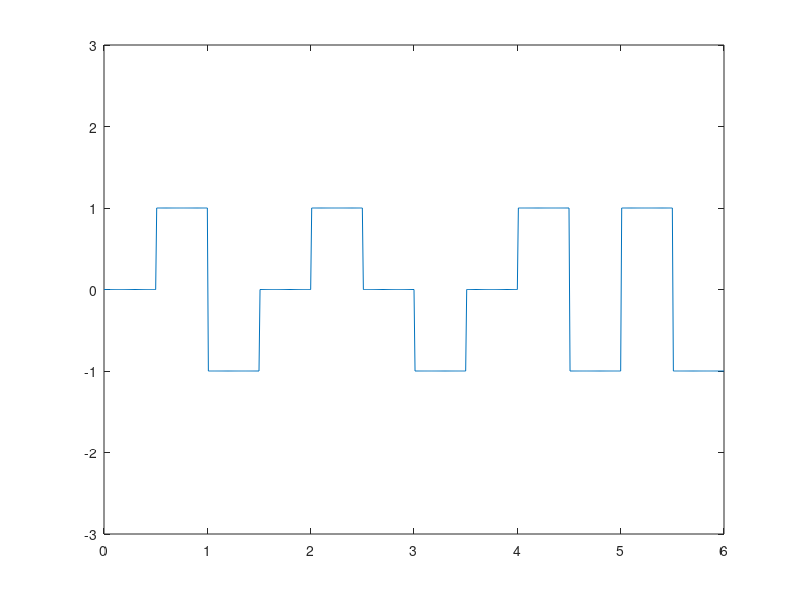

Write MATLAB code to recreate this figure.
clear;
bits = [0,1,1,0,1,0,1,0,1,1,1,1];

prev_Vol=-1;
amp=1;
amp=amp*prev_Vol;
tmp=amp;
bit =length(bits);
bit_rate = 2;
Time=bit/bit_rate;

sampling_frequency = 100;
in=1;
for i = 1:length(bits)
    if(bits(i)==0) 
        amplitude(i) = 0;
    else 
        amplitude(i) = -amp;
        amp=amplitude(i)
    end
end

amp=tmp;
time = 0:.01:Time;
x = 1;

for i = 1:length(time)
    y_value(i)= amplitude(x);
    if time(i)*bit_rate>=x
        x= x+1;
    end
end

plot(time,y_value );
axis([0 Time -3 3]);

% demodulation
x = 1;
tmp=prev_Vol;
for i = 1:length(time)
    if time(i)*bit_rate>x
        x = x + 1;
        if y_value(i)== 0
          ans_bits(x) = 0;
         else
          ans_bits(x) = 1;
          
        end
    end
end

disp('Demodulation : ')
disp(ans_bits)


